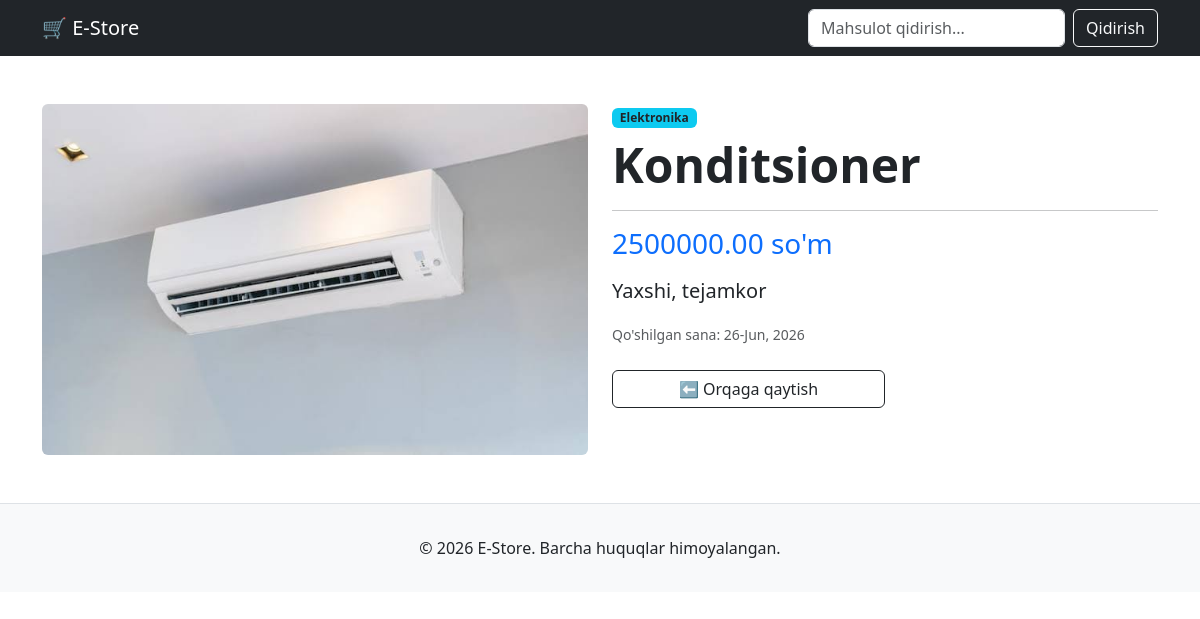
Screenshot of /product/2/ with the database file from the repository.
### products/models.py (models this page shows, shortened)
class Product(models.Model):
    category = models.ForeignKey(Category, on_delete=models.CASCADE, related_name='products')
    name = models.CharField(max_length=200)
    description = models.TextField()
    price = models.DecimalField(max_digits=10, decimal_places=2)
    image = models.ImageField(upload_to='products/', blank=True)
    created_at = models.DateTimeField(auto_now_add=True)

class Category(models.Model):
    name = models.CharField(max_length=100)
    slug = models.SlugField(max_length=100, unique=True)

### products/views.py (the view)
# urls.py: path('product/<int:pk>/', product_detail, name='product_detail'),
def product_detail(request, pk):
    product = get_object_or_404(Product.objects.select_related('category'), pk=pk)
    context = {
        'product': product
    }
    return render(request, 'detail.html', context)

### templates/detail.html
{% extends 'base.html' %}
{% block content %}
<div class="row mt-5">
    <div class="col-md-6">
        {% if product.image %}
            <img src="{{ product.image.url }}" class="img-fluid rounded" alt="{{ product.name }}">
        {% else %}
            <div class="bg-secondary text-white text-center py-5 rounded" style="min-height: 300px; display: flex; align-items: center; justify-content: center;">
                <h3>Rasm yuklanmagan</h3>
            </div>
        {% endif %}
    </div>
    <div class="col-md-6">
        <span class="badge bg-info text-dark mb-2">{{ product.category.name }}</span>
        <h1 class="display-5 fw-bold">{{ product.name }}</h1>
        <hr>
        <h3 class="text-primary my-3">{{ product.price }} so'm</h3>
        <p class="lead">{{ product.description }}</p>
        <p class="text-muted"><small>Qo'shilgan sana: {{ product.created_at|date:"d-M, Y" }}</small></p>
        <div class="d-grid gap-2 col-6 mt-4">
            <a href="{% url 'home' %}" class="btn btn-outline-dark">⬅️ Orqaga qaytish</a>
        </div>
    </div>
</div>
{% endblock %}

### rows the page displays
Product: image (picture), category.name "Elektronika", name "Konditsioner", price "2500000.00", description "Yaxshi, tejamkor", created_at "26-Jun, 2026"
